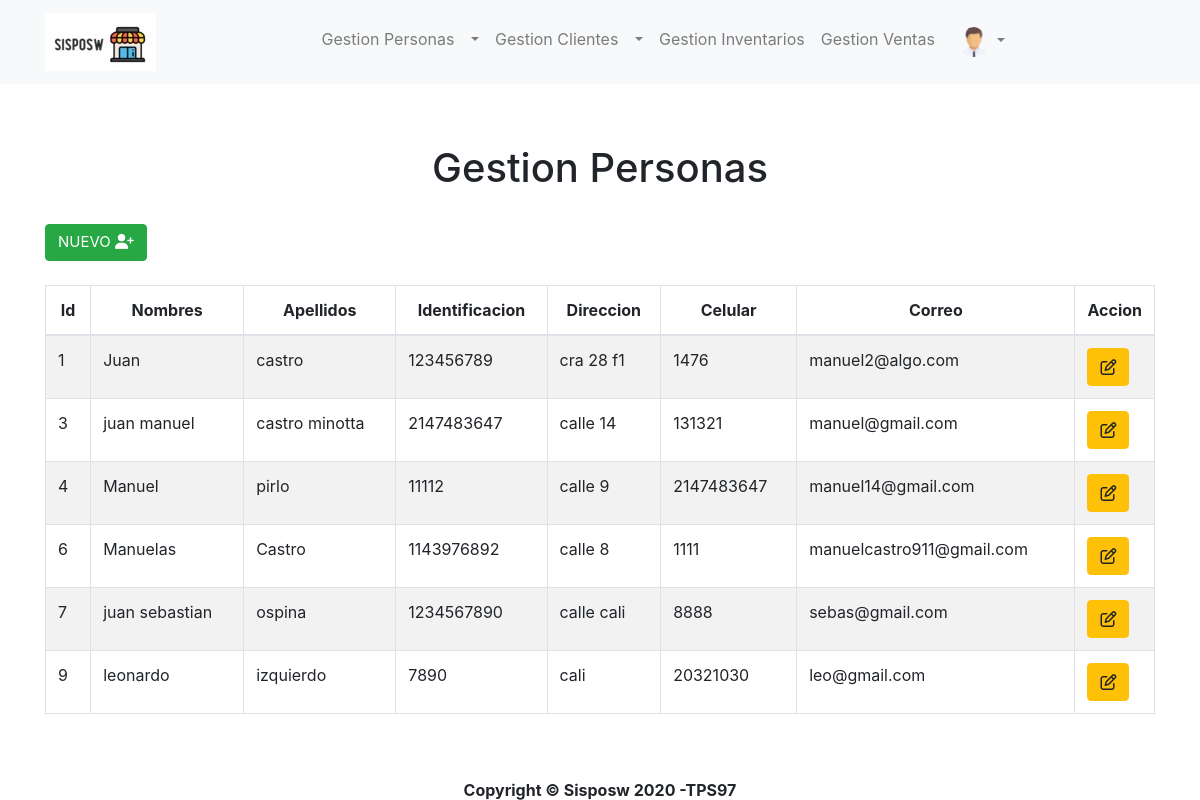
The app's page /administrador/Personas.php (signed in) with its own data.
### tables this page shows
CREATE TABLE `personas` (
  `id_persona` int(11) NOT NULL,
  `nombres` varchar(45) DEFAULT NULL,
  `apellidos` varchar(45) DEFAULT NULL,
  `nro_identificacion` int(11) NOT NULL,
  `direccion` varchar(45) NOT NULL,
  `celular` int(10) NOT NULL,
  `correo` varchar(60) NOT NULL
);

### control/conexion.php (called while the page is built, shortened)
<?php
	class Conexion {
		private $conectar;
		public function __construct() {
			$cadenaconexion = "mysql:hos=".servidor.";dbname=".bd.";charset=utf8";
			try {
			$this->conectar = new PDO($cadenaconexion,usuario,clave);
			$this->conectar->setAttribute(PDO::ATTR_ERRMODE, PDO::ERRMODE_EXCEPTION);
			} catch (PDOException $error) {
			}
		}
		public function conectar(){
			return $this->conectar;
		}
	}

### control/CtrlPersonas.php (called while the page is built, shortened)
<?php
require_once "conexion.php";
class CtrlPersonas extends Conexion
{
    private $conexion = null;
    function __construct()
    {
        $this->conexion = new Conexion();
        $this->conexion = $this->conexion->conectar();
    }
    public function listaPersonas()
    {
        $sql = "SELECT * FROM personas";
        $ejecutar = $this->conexion->query($sql);
        $respuesta = $ejecutar->fetchAll(PDO::FETCH_ASSOC);
        return $respuesta;
    }
}

### administrador/Personas.php (the view, shortened to what this page needs)
<?php
require_once "../control/CtrlPersonas.php";
$controlpersona = new CtrlPersonas();
$personas = $controlpersona->listaPersonas();
?>
<!doctype html>
<html lang="en">
<head>
  <link rel="stylesheet" href="https://stackpath.bootstrapcdn.com/bootstrap/4.5.2/css/bootstrap.min.css">
  <link rel="stylesheet" href="https://stackpath.bootstrapcdn.com/font-awesome/4.7.0/css/font-awesome.min.css">
  <link rel="stylesheet" type="text/css" href="https://cdn.datatables.net/v/bs4/dt-1.10.20/datatables.min.css" />
  <link rel="stylesheet" href="https://stackpath.bootstrapcdn.com/bootstrap/4.4.1/css/bootstrap.min.css">
  <link rel="stylesheet" type="text/css" href="https://cdn.datatables.net/v/bs4/dt-1.10.20/datatables.min.css" />
</head>
<body>
  <?php include 'plantilla/cabecera.php'; ?>
  <br><br>
  <div class="container">
    <h1 class="text-center"> Gestion Personas</h1>
    <br>
    <div class="container">
      <div class="row">
        <button class="btn btn-success" type="button" data-toggle="modal" data-target="#modalRegistrar" style="font-size:15px">
          NUEVO <i class='fas fa-user-plus'></i>
        </button>
      </div>
    </div>
    <br>
    <div class="table-responsive">
      <table id="tablapersonas" class="table table-striped table-bordered ">
        <thead class="text-center">
          <th>Id</th>
          <th>Nombres</th>
          <th>Apellidos</th>
          <th>Identificacion</th>
          <th>Direccion</th>
          <th>Celular</th>
          <th>Correo</th>
          <th> Accion </th>
        </thead>
        <tbody>
          <?php
          foreach ($personas as $persona) {
          ?>
            <tr>
              <td><?php echo $persona['id_persona'] ?></td>
              <td><?php echo $persona['nombres'] ?></td>
              <td><?php echo $persona['apellidos'] ?></td>
              <td><?php echo $persona['nro_identificacion'] ?></td>
              <td><?php echo $persona['direccion'] ?></td>
              <td><?php echo $persona['celular'] ?></td>
              <td><?php echo $persona['correo'] ?></td>
              <td width="5%">
                <button class=" btn btn-warning "  type="button" data-toggle="modal" data-target="#modalActualizar" onclick="
                    seleccionar('<?php echo $persona['id_persona'] ?>',
                               '<?php echo $persona['nombres'] ?>',
                               '<?php echo $persona['apellidos'] ?>',
                               '<?php echo $persona['nro_identificacion'] ?>',
                               '<?php echo $persona['correo'] ?>',
                               '<?php echo $persona['celular'] ?>',
                               '<?php echo $persona['direccion'] ?>'
                               )">
                  <i class='far fa-edit'></i>
                </button>
              </td>
            </tr>
          <?php
          }
          ?>
        </tbody>
      </table>
    </div>
  </div>
  <?php include 'plantilla/piepagina.php'; ?>
</body>
</html>

### records on screen
personas: id_persona "1", nombres "Juan", apellidos "castro", nro_identificacion "123456789", direccion "cra 28 f1", celular "1476", correo "manuel2@algo.com"
personas: id_persona "3", nombres "juan manuel", apellidos "castro minotta", nro_identificacion "2147483647", direccion "calle 14", celular "131321", correo "manuel@gmail.com"
personas: id_persona "4", nombres "Manuel", apellidos "pirlo", nro_identificacion "11112", direccion "calle 9", celular "2147483647", correo "manuel14@gmail.com"
personas: id_persona "6", nombres "Manuelas", apellidos "Castro", nro_identificacion "1143976892", direccion "calle 8", celular "1111", correo "manuelcastro911@gmail.com"
personas: id_persona "7", nombres "juan sebastian", apellidos "ospina", nro_identificacion "1234567890", direccion "calle cali", celular "8888", correo "sebas@gmail.com"
personas: id_persona "9", nombres "leonardo", apellidos "izquierdo", nro_identificacion "7890", direccion "cali", celular "20321030", correo "leo@gmail.com"
